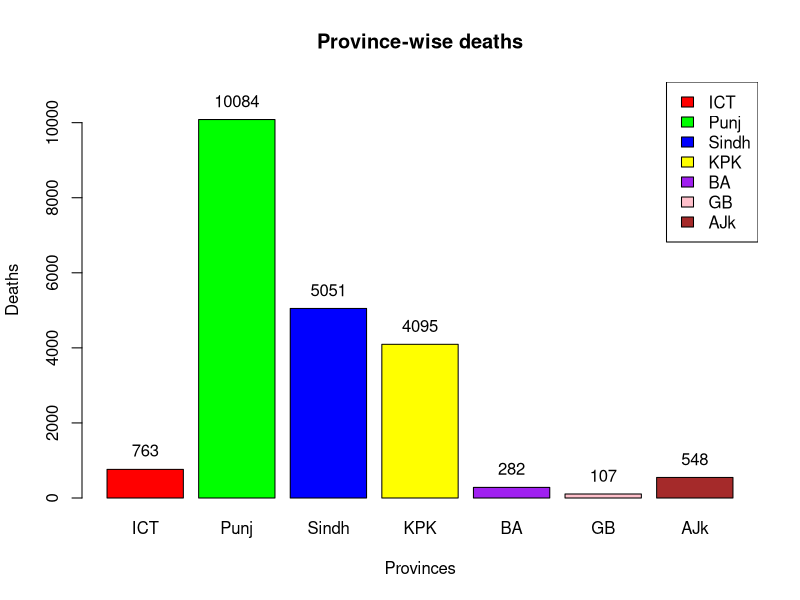

Generate this figure with R:
Provinces=c("ICT", "Punj", "Sindh", "KPK", "BA", "GB", "AJk");
Deaths=c (763,10084,5051,4095,282,107,548);
Colors=c("red","green","blue","yellow","purple","pink","brown");
bar=barplot(Deaths,main="Province-wise deaths",col=Colors,legend=TRUE,xlab="Provinces",ylab="Deaths",ylim=c(0,max(Deaths+1000)),names.arg = Provinces);
text(x=bar,y=Deaths+500,labels=Deaths);
legend("topright",fill=Colors,Provinces);